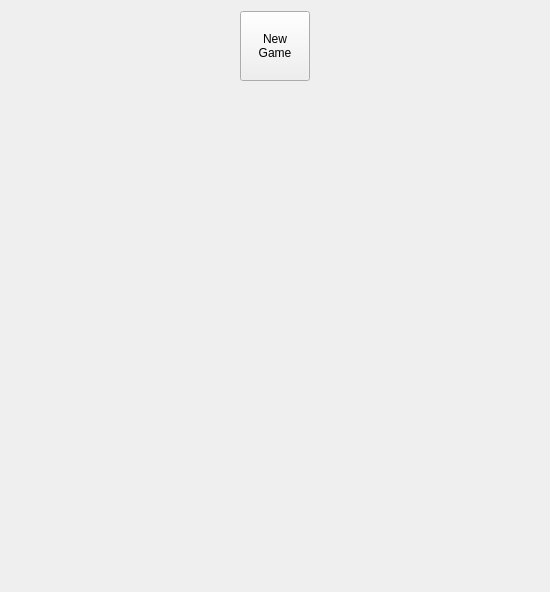
<?xml version="1.0" encoding="UTF-8"?>
<ui version="4.0">
 <class>Form</class>
 <widget class="QWidget" name="Form">
  <property name="geometry">
   <rect>
    <x>0</x>
    <y>0</y>
    <width>550</width>
    <height>592</height>
   </rect>
  </property>
  <property name="windowTitle">
   <string>Form</string>
  </property>
  <layout class="QGridLayout" name="gridLayout">
   <item row="1" column="0" colspan="3">
    <widget class="QWidget" name="game_board" native="true">
     <layout class="QGridLayout" name="gridLayout_2"/>
    </widget>
   </item>
   <item row="0" column="0">
    <spacer name="horizontalSpacer">
     <property name="orientation">
      <enum>Qt::Orientation::Horizontal</enum>
     </property>
     <property name="sizeHint" stdset="0">
      <size>
       <width>40</width>
       <height>20</height>
      </size>
     </property>
    </spacer>
   </item>
   <item row="0" column="1">
    <widget class="QPushButton" name="pushButton">
     <property name="maximumSize">
      <size>
       <width>70</width>
       <height>70</height>
      </size>
     </property>
     <property name="baseSize">
      <size>
       <width>0</width>
       <height>0</height>
      </size>
     </property>
     <property name="text">
      <string>New
Game</string>
     </property>
    </widget>
   </item>
   <item row="0" column="2">
    <spacer name="horizontalSpacer_2">
     <property name="orientation">
      <enum>Qt::Orientation::Horizontal</enum>
     </property>
     <property name="sizeHint" stdset="0">
      <size>
       <width>40</width>
       <height>20</height>
      </size>
     </property>
    </spacer>
   </item>
  </layout>
 </widget>
 <resources/>
 <connections/>
</ui>
